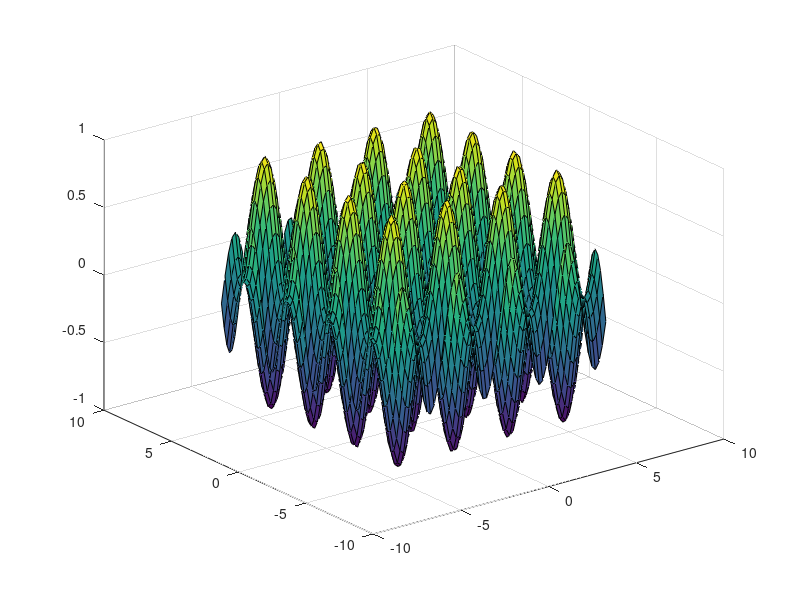

The MATLAB source for this figure:
% 2D graph of sin(x+y) * cos(x-y)
% -2Pi : 2Pi

x = y = -2*pi : 0.2 : 2*pi;
[xx, yy] = meshgrid (x, y);
z = sin(xx + yy) .* cos(xx-yy);
surf(xx, yy, z);
